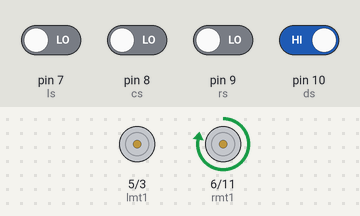
This sketch was run on a simulated Arduino Uno, built with avr-gcc and run on an emulated ATmega328P. On the bench: motor-driver pin pairs drawn as motors (green arrow = first pin HIGH = forward, orange = second pin HIGH = backward, longer = more drive). The inputs (shaded band) are chosen by the test bench; at power-on: pin 10 (ds) HIGH, pin 7 (ls), pin 8 (cs), pin 9 (rs) LOW.

Above: at 1.2 s.
1.3 s: pin 7 (ls) driven HIGH
At 2.1 s:
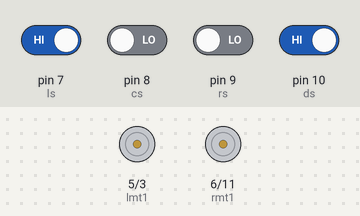
2.8 s: pin 7 (ls) driven LOW
At 3.2 s:
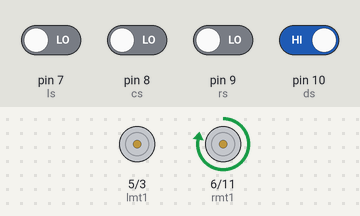
4.3 s: pin 10 (ds) driven LOW
At 5.5 s:
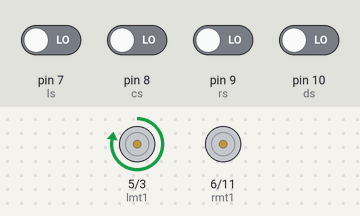
5.8 s: pin 8 (cs) driven HIGH
At 6.7 s:
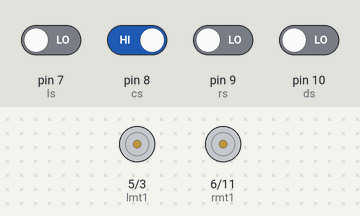
7.3 s: pin 8 (cs) driven LOW
At 7.8 s:
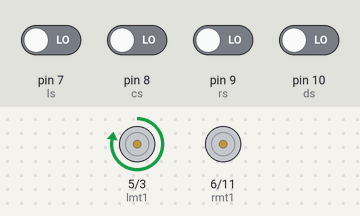
Timing chart, 0 to 9.8 s (numbered marks = the images above; inputs shaded):
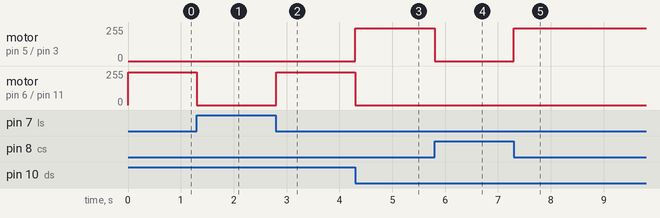

The sketch:

obstacle_avoidance_and_line_follower.ino
```cpp
int lmt1 = 5;
int lmt2 = 3;
int rmt1 = 6;
int rmt2 = 11;
int ls = 7;
int cs = 8;
int rs = 9;
int ds = 10;

void setup() {
  // put your setup code here, to run once:
pinMode(lmt1,OUTPUT);
pinMode(lmt2,OUTPUT);
pinMode(rmt1,OUTPUT);
pinMode(rmt2,OUTPUT);
pinMode(ls,INPUT);
pinMode(cs,INPUT);
pinMode(rs,INPUT);
pinMode(ds,INPUT);
}

void loop()
{
  // put your main code here, to run repeatedly
ls = digitalRead(7);
cs = digitalRead(8);
rs = digitalRead(9);
ds = digitalRead(10);


 if(ls == HIGH && cs == LOW && rs ==LOW)
{
 stp();
}
else if(ls == LOW && cs == LOW && rs ==HIGH)
{
 stp();
}
else if(ls == LOW && cs == HIGH && rs ==LOW)
{
  stp();
}
else if(ls == HIGH && cs == HIGH && rs ==LOW)
{
 stp();
}
else if(ls == LOW && cs == HIGH && rs ==HIGH)
{
 stp();
}
else if(ls == HIGH && cs == LOW && rs ==HIGH)
{

  stp();
}
else if(ls == HIGH && cs == HIGH && rs == HIGH)
{

  stp();
}

else if(ds==LOW)
{
  stpright();

}
else if(ds==HIGH)
{
  stpleft();
}
   }
void forward()
{
analogWrite(lmt1,150);
analogWrite(lmt2,0);
analogWrite(rmt1,150);
analogWrite(rmt2,0);
}

void reverse()
{
analogWrite(lmt1,0);
analogWrite(lmt2,150);
analogWrite(rmt1,0);
analogWrite(rmt2,150);
}

void left()
{
analogWrite(lmt1,0);
analogWrite(lmt2,150);
analogWrite(rmt1,150);
analogWrite(rmt2,0);
}

void right()
{
analogWrite(lmt1,150);
analogWrite(lmt2,0);
analogWrite(rmt1,0);
analogWrite(rmt2,150);
}

void stpleft()
{
analogWrite(lmt1,0);
analogWrite(lmt2,0);
analogWrite(rmt1,245);
analogWrite(rmt2,0);
}

void stpright()
{
analogWrite(lmt1,245);
analogWrite(lmt2,0);
analogWrite(rmt1,0);
analogWrite(rmt2,0);
}

void stp()
{
analogWrite(lmt1,0);
analogWrite(lmt2,0);
analogWrite(rmt1,0);
analogWrite(rmt2,0);
}
```

Measured:
- after the input at 1.3 s, motor on pin 6 (rmt1) / pin 11 (rmt2): forward 245/255 → stopped at once
- after the input at 2.8 s, motor on pin 6 (rmt1) / pin 11 (rmt2): stopped → forward 245/255 at once
- after the input at 4.3 s, motor on pin 5 (lmt1) / pin 3 (lmt2): stopped → forward 245/255 at once; motor on pin 6 (rmt1) / pin 11 (rmt2): forward 245/255 → stopped at once
- after the input at 5.8 s, motor on pin 5 (lmt1) / pin 3 (lmt2): forward 245/255 → stopped at once
- after the input at 7.3 s, motor on pin 5 (lmt1) / pin 3 (lmt2): stopped → forward 245/255 at once
